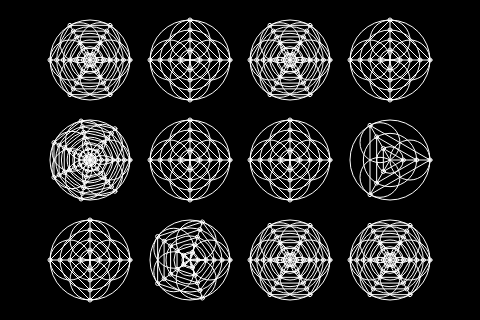
Frame 1 (no input)
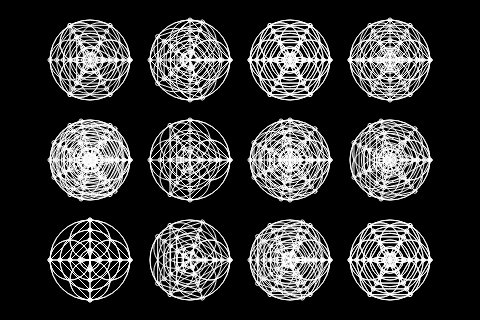
Frame 2 (the mouse pressed at the canvas centre, redrawn once)

The p5.js sketch that drew these frames (run headless with seeded random() and noise() and a simulated clock; the mouse was pressed at the canvas centre and the sketch redrawn once):

// p5.js sketch
// ── sketch.js
console.log("Hello p5.js!!");

const DEG_TO_RAD = Math.PI / 180;

// 初期化
function setup(){
	console.log("setup");
	createCanvas(480, 320);
	noLoop();
	background(0);

	stroke(255, 255, 255);
	strokeWeight(1);
	noFill();
}

// 連続処理
function draw(){
	console.log("draw");

	let rMax = 3;
	let cMax = 4;
	let padding = 100;

	let startX = width / 2 - (cMax-1) * padding / 2;
	let startY = height / 2 - (rMax-1) * padding / 2;

	for(let r=0; r<rMax; r++){
		for(let c=0; c<cMax; c++){
			let cX = c * padding + startX;
			let cY = r * padding + startY;
			let crystal = new Crystal(cX, cY);
			crystal.draw();
		}
	}
}

class Shape{

	constructor(cX, cY){
		this.cX = cX;
		this.cY = cY;
	}
}

class Crystal extends Shape{

	constructor(cX, cY){
		super(cX, cY);
	}

	draw(){

		let steps = floor(random(3, 8));
		this.drawA(40, steps);
		this.drawB(40, steps);
		this.drawC(40, steps);
		this.drawD(40, steps);
		this.drawE(40, steps);
	}

	drawA(radius, steps){
		let d = radius / steps;
		for(let i=0; i<steps; i++){
			let r = radius - d * i;
			ellipse(this.cX, this.cY, r*2, r*2);
		}
	}

	drawB(radius, steps){
		let p = 360 / steps;
		for(let i=0; i<steps; i++){
			let radian = p * i * DEG_TO_RAD;
			let x = this.cX + radius * Math.cos(radian);
			let y = this.cY + radius * Math.sin(radian);
			line(this.cX, this.cY, x, y);
		}
	}

	drawC(radius, steps){
		let d = radius / steps;
		let p = 360 / steps;
		for(let i=0; i<steps; i++){
			let r = radius - d * i;
			beginShape();
			for(let s=0; s<=steps; s++){
				let radian = p * s * DEG_TO_RAD;
				let x = this.cX + r * Math.cos(radian);
				let y = this.cY + r * Math.sin(radian);
				vertex(x, y);
			}
			endShape();
		}
	}

	drawD(radius, steps){
		let d = radius / steps;
		let p = 360 / steps;
		for(let i=0; i<steps; i++){
			let r = radius - d * i;
			for(let s=0; s<steps; s++){
				let radian = p * s * DEG_TO_RAD;
				let x = this.cX + r * Math.cos(radian);
				let y = this.cY + r * Math.sin(radian);
				ellipse(x, y, 4, 4);
			}
		}
	}

	drawE(radius, steps){
		let d = radius / steps;
		let p = 360 / steps;
		for(let s=0; s<steps; s++){
			let radian = p * s * DEG_TO_RAD;
			let x = this.cX + radius * Math.cos(radian) / 2;
			let y = this.cY + radius * Math.sin(radian) / 2;
			ellipse(x, y, radius, radius);
		}
	}
}
